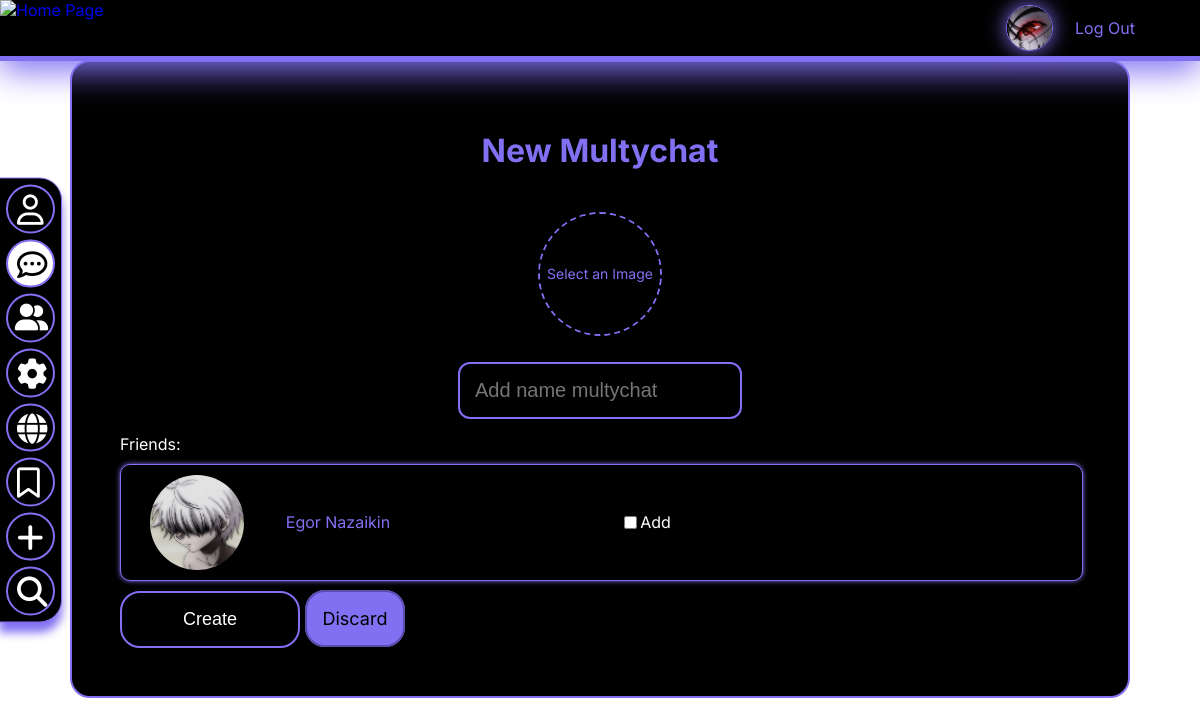
/chat/new/multy (signed in), run on the app's committed database.
### users/models.py (models this page shows)
class Profile(models.Model):
    user = models.OneToOneField(to=User, on_delete=models.CASCADE)
    name = models.CharField(max_length=50)
    surname = models.CharField(max_length=50)
    avatar = models.ImageField(upload_to="images/profile_avatars/",
                               default="images/DEFAULT_AVATAR.png",
                               blank=True)
    about = models.CharField(max_length=500)
    country = models.CharField(max_length=50, blank=True)
    city = models.CharField(max_length=50, blank=True)
    education = models.CharField(max_length=150, blank=True)
    company = models.CharField(max_length=150, blank=True)
    hobby = models.CharField(max_length=150, blank=True)
    class Meta:
        verbose_name = _('profile')
        verbose_name_plural = _('profiles')

### chat/views.py (the view, shortened to what this page needs)
# urls.py: path('chat/new/multy', chat_views.new_multychat, name='new-multychat'),
def new_multychat(request):
    context = {}
    if request.method == 'GET':
        context['friends'] = [get_profile(friend) for friend in get_friends(request.user)]
        return render(request, 'create_multychat.html', context)

### main/context_processors.py (called while the page is built, shortened)
def get_self_profile(request):
    if request.user.is_authenticated:
        profile = Profile.objects.get(user=request.user)
    context = {'self_profile': {'id': profile.id,
                           'name': profile.name,
                           'surname': profile.surname,
                           'full_name': f'{profile.name} {profile.surname}',
                           'avatar': profile.avatar,
                           }}
    return context

### users/utils.py (called while the page is built)
def get_profile(user: User) -> Profile:
    profile = Profile.objects.get(user=user)
    return profile

def get_friends(user: User):
    def get_friend(friendship: Friend):
        friends = list(friendship.friends.all())
        if len(friends) > 2:
            raise ValueError(f'Friends is a pair of users, not {len(friends)}')
        for friend in friends:
            if friend != user:
                return friend
        raise ValueError('User cannot be friends with himself')
    friends = [get_friend(friendship)
               for friendship in user.friend_with.all()]
    return friends

### chat/templates/create_multychat.html (shortened to what this page needs)
{% extends 'base.html' %}
{% load static %}
{% block style %}
<link rel="stylesheet" href="{% static '/css/create_multychat.css' %}">
{% endblock %}
{% block content %}
<div class="container">
    <h1 class="chat-info-title">New Multychat</h1>
    <form id="members-form" method="POST" enctype="multipart/form-data">
        <div class="members" id="members">
            <div class="input-img">
           <div class="input-file-row" id="box-img">
						    <label class="input-file" id="add_btn">
						    <span>Select an Image</span>
                            </label>
           </div>
            <div class = "settings_info_box">
            </div>
            <div>
                <input type="text" id="chat-name-input" name="chat-name-form" placeholder="Add name multychat">
            </div>
            </div>
            <label for="members">Friends:</label>
            {% for friend in friends %}
                <div  class="friendlist_item">
                    <img src="{{ friend.avatar.url }}" class="friend-avatar">
                    <a class="friend_name" href="{% url 'profile' friend.id %}">{{ friend.name }} {{ friend.surname }}</a>
                    <input type="checkbox" name="members-checkbox-form" value="{{ friend.id }}"  class="custom-checkbox" id="check"><label for="check">Add</label>
                </div>
            {% endfor %}
        </div>
    </form>
    <button class="btn-save" type="submit" form="members-form">Create</button>
    <a class="btn-discard" href="{% url 'chat-list' %}">Discard</a>
</div>
{% endblock %}

### main/static/css/base.css (style rules this page uses)
body { background-image: url("../../static/images/background.jpg"); background-size: cover; background-attachment: fixed; margin: 0; font-family: 'Inter', sans-serif; }
a { text-decoration: none; }

### main/static/css/create_multychat.css (style rules this page uses)
.container { display: block; height: 80%; width: 80%; color: white; background-color: black; border: solid 2px #8270F2; border-radius: 20px; padding: 3rem; margin: auto; margin-top: 5%; }
.chat-info-title { text-align: center; color: #8270F2; }
.btn-save { color: white; background-color: black; border: solid 2px #8270F2; border-radius: 20px; padding: 1rem; width: 10em; font-size: large; cursor: pointer; }
.btn-discard { color: black; background-color: #8270F2; border: solid 2px #5a4daf; border-radius: 20px; padding: 1rem; width: 10em; font-size: large; cursor: pointer; }
.friendlist_item { display: flex; justify-content: start; align-items: center; width: 98%; background-color: black; border: 1px solid #8270F2; padding: 10px; border-radius: 10px; margin-top: 10px; margin-bottom: 10px; box-shadow: 0px 0px 5px #8270F2; }
.friend-avatar { margin-left: 2%; object-fit: cover; aspect-ratio: 1/1; width: 10%; border-radius: 100%; }
.friend_name { color: #8270F2; width: 20%; text-align: center; }
.input-file-row { display: flex; margin: 10px auto; border: 2px dashed #8270F2; border-radius: 100%; width: fit-content; height: 10vw; }
.input-file { position: relative; display: inline-block; margin: auto; }
.input-file span { position: relative; cursor: pointer; outline: none; text-decoration: none; font-size: 14px; display: table-cell; vertical-align: middle; color: #8270F2; text-align: center; border-radius: 100%; background-color: black; line-height: 22px; height: 10vw; box-sizing: border-box; border: none; margin: 0; transition: background-color 0.2s; width:10vw; }
input[type="text"] { background-color: #000000; border-radius: 12px; border: #8270F2 solid 2px; padding: 15px; color: #797979; width: 250px; margin-bottom: 15px; font-size: 20px; }
.input-img { display: grid; justify-content: center; margin-top: 2em; }
.settings_info_box { margin-left: 2%; display: block; margin-top: 0%; vertical-align: top; }

### data on the page
Profile: avatar (picture), name "Egor", surname "Nazaikin"
